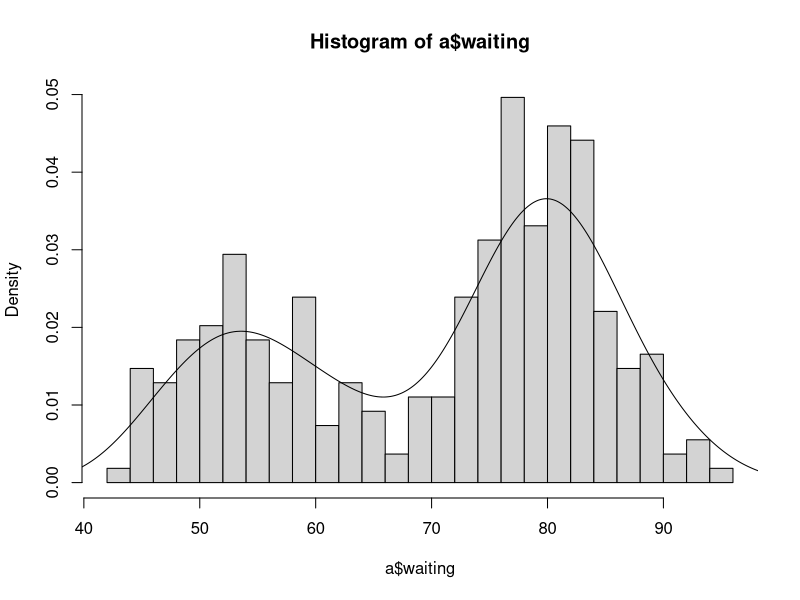
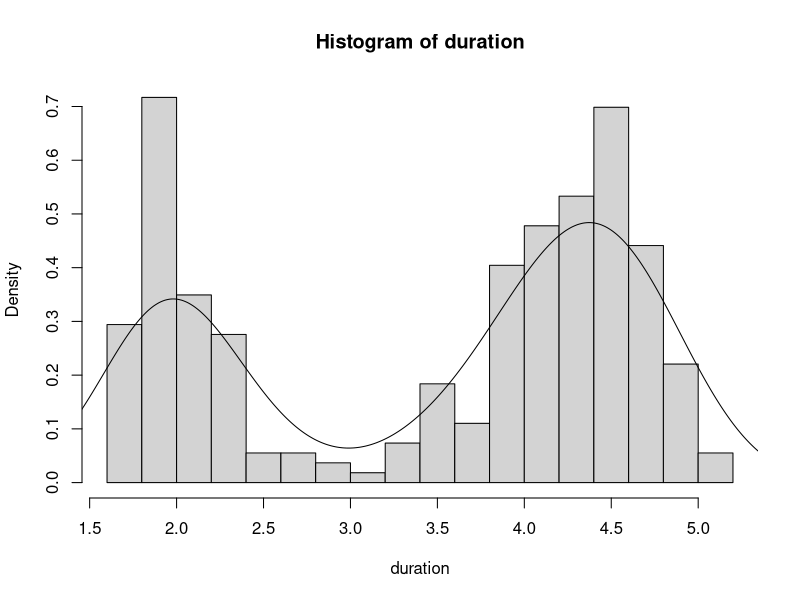
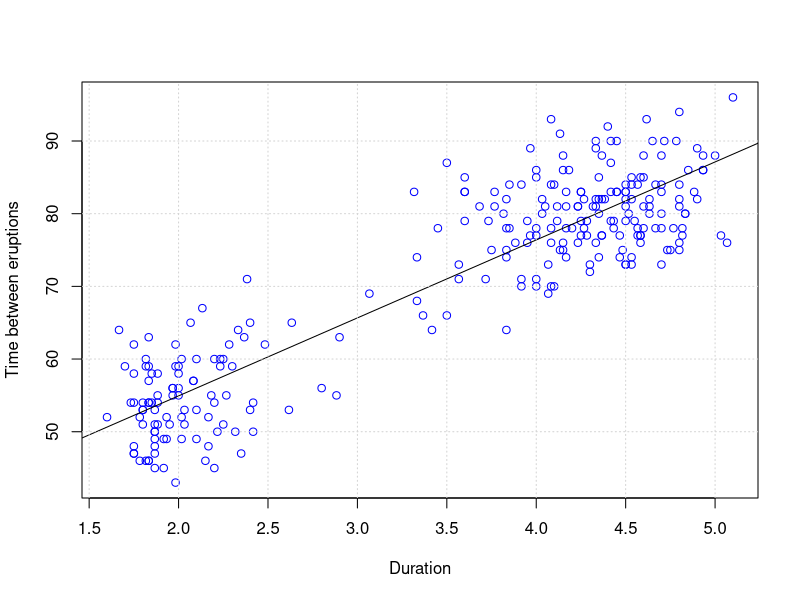

Generate these figures, in order, with R:
# Data taken from http://www.stat.cmu.edu/~larry/all-of-statistics/=data/faithful.dat
# Eruption amount of time erupting, waiting time between eruptions

setwd("c:/users/brian/Desktop")
a<-read.csv("data.csv")
hist(a$waiting,breaks=20,prob=T)
lines(density(a$waiting))
duration<-a$eruption
waiting<-a$waiting

hist(duration,breaks=20,prob=T)
lines(density(duration))

plot(duration,waiting,"p",col="blue",xlab="Duration",ylab="Time between eruptions")
lm(waiting ~ duration)$coefficients[2]

abline(lm(waiting ~ duration))
grid()